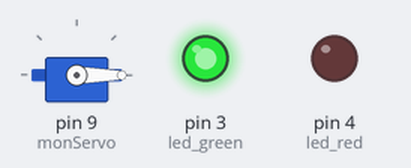
Recording of a sketch running on a simulated Arduino Uno, built with avr-gcc and run on an emulated ATmega328P. On the bench: servo, output pins drawn as LEDs (lit = HIGH).

Above: at 0.05 s.
At 2.95 s:
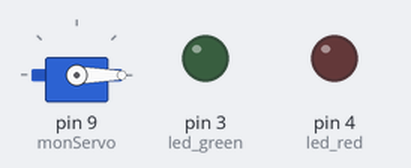
At 4.45 s:
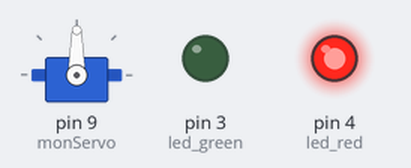
At 5.95 s:
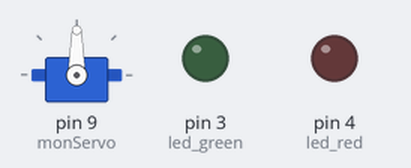
Timing chart, 0 to 7.8 s (numbered marks = the images above):
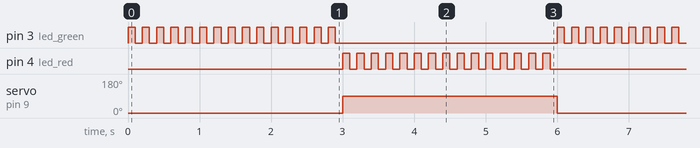

Measured:
- by itself, pin 3 (led_green): repeats every 6.0 s: HIGH 0.10 s, LOW 3.1 s, 14 × (HIGH 0.10 s, LOW 0.10 s)
- by itself, pin 4 (led_red): moves between LOW and HIGH, repeating every 6.0 s
- by itself, servo on pin 9 (monServo): alternates 90° for 3.0 s and 0° for 3.0 s

The sketch:

testfinal.ino
```cpp
#include <Servo.h>

Servo monServo;     // on crée l'objet monServo
const int led_green = 3, led_red = 4;

void setup()
{
    monServo.attach(9);   // on définit le Pin utilisé par le servomoteur
    pinMode(led_green,OUTPUT);
    pinMode(led_red,OUTPUT);
}

void loop()
{
    monServo.write(0);      // on dit à l'objet de mettre le servo à 0°
    led_verte();
    monServo.write(90);    // on dit à l'objet de mettre le servo à 180°
    led_rouge();
}

void led_verte()
{
    for (int t=0;t<15;t++){
        digitalWrite(led_green,HIGH);
        delay(100);
        digitalWrite(led_green,LOW);
        delay(100);
    }
}
void led_rouge()
{
    for (int t=0;t<15;t++){
        digitalWrite(led_red,HIGH);
        delay(100);
        digitalWrite(led_red,LOW);
        delay(100);
    }
}
```
